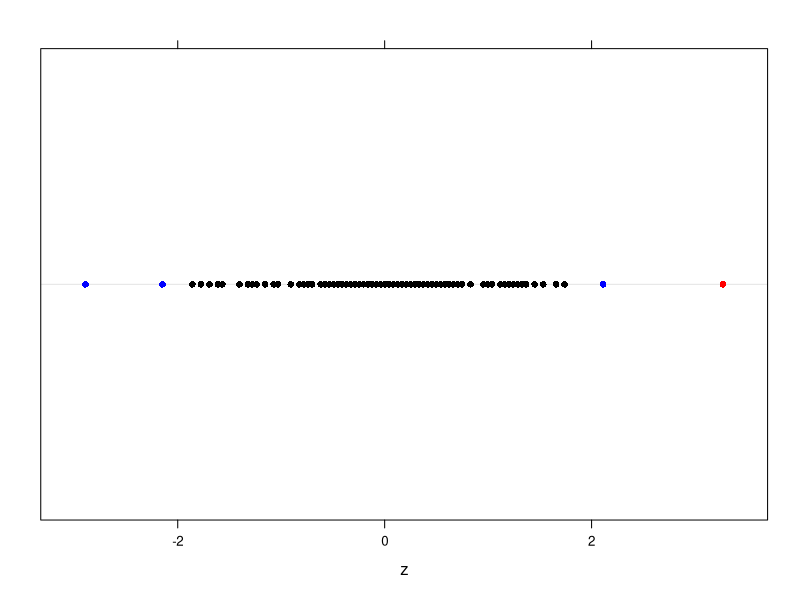
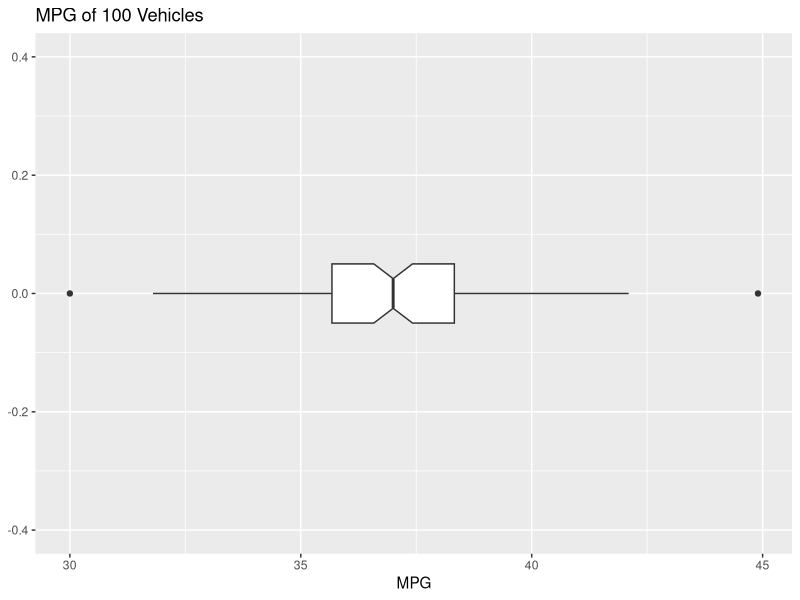

The R source for these figures, in order:
## ---- chunk 1
knitr::opts_chunk$set(echo = TRUE)
## ---- chunk 2
getwd()
## ---- chunk 3
head(read.csv("EPAGAS.csv"))
## ---- chunk 4
mpg.df = read.csv("EPAGAS.csv")

mpg = mpg.df$MPG

mpg

# The average is approximately zero and the standard deviation is 1 which verifies the transformation
z = (mpg - mean(mpg)) / sd(mpg)
mean(z)
sd(z) ^ 2

# Possible outliers
z[abs(z)>=2 & abs(z)<=3]

# Outliers
z[abs(z)>3]

mycol = ifelse(abs(z)>3, "Red", ifelse(abs(z)>=2 & abs(z)<=3, "Blue", "Black"))

library(lattice)
dotplot(z, col=mycol)
## ---- chunk 5
library(ggplot2)
p <- ggplot(data = mpg.df, aes(y=MPG)) + geom_boxplot(width = 0.1, notch=TRUE) + xlim(-0.4, 0.4) + ggtitle("MPG of 100 Vehicles")

p + coord_flip()

# Using Chebyshev’s theorem predict the proportion of data within 2 standard deviations of the mean of the mpg data.
cheb <- length(mpg) * (1 - (1/ (2^2)))

# Use R to calculate the exact proportion within 2 standard deviation of the mean.
sd2 <- length(z[abs(z)<=2])

# Does Chebyshev agree with the data?
sd2 > cheb

# Now use the empirical rule, what proportion (according to the rule) of the data should be within 2 standard deviations of the mean
emp <- length(mpg) * 0.95

# How well does it correspond?
length(z[abs(z)<=2]) > emp

# Is the Empirical rule valid in this case? Why?
## Yes because the proportion of data within 2 standard deviations is approximate to the empirical rule
